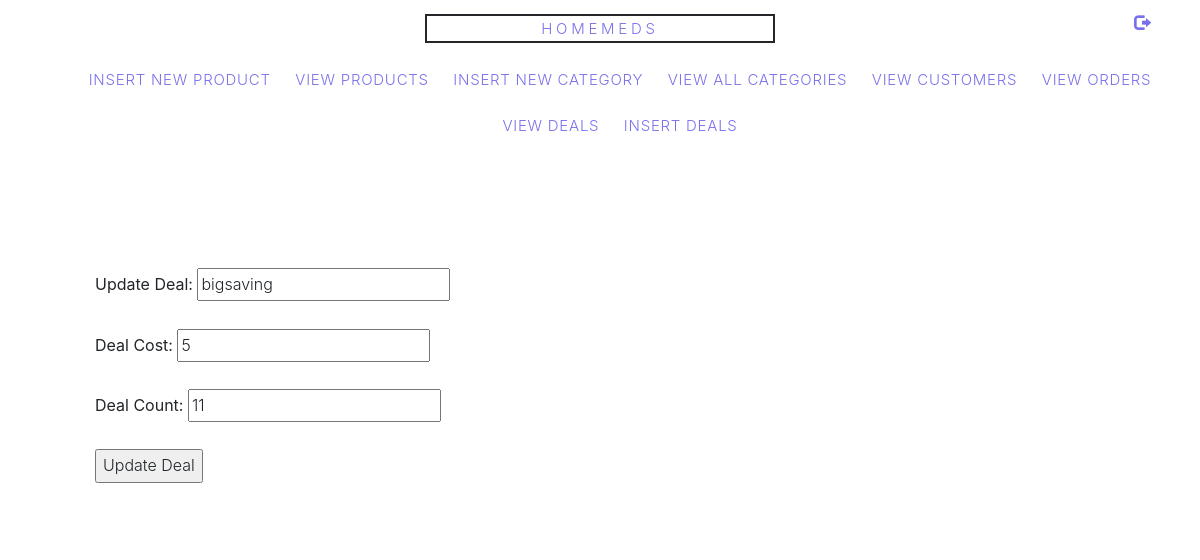
Page /admin/index.php?edit_deal=bigsaving (signed in) on the committed database.
### tables this page shows
CREATE TABLE `deal` (
  `deal_name` varchar(50) NOT NULL,
  `deal_cost` int(15) NOT NULL,
  `deal_count` int(5) DEFAULT NULL
);

### src/admin/edit_deal.php (the view, shortened to what this page needs)
<?php
include('includes/db.php');
if(isset($_GET['edit_deal'])){
	$deal_name = $_GET['edit_deal'];
	$get_deal = "select * from deal where deal_name = '$deal_name'";
	$run_deal = mysqli_query($con, $get_deal);
	$row_deal = mysqli_fetch_array($run_deal);
	$deal_name = $row_deal['deal_name'];
	$deal_cost = $row_deal['deal_cost'];
	$deal_count = $row_deal['deal_count'];
}
?>
<form action="" method="post" style="padding: 50px">
	<strong>Update Deal:</strong>
	<input type="text" name='new_deal' value="<?php echo $deal_name; ?>">
	<br><br>
	<strong>Deal Cost:</strong>
	<input type="text" name='deal_cost' value="<?php echo $deal_cost; ?>">
	<br><br>
	<strong>Deal Count:</strong>
	<input type="text" name='deal_count' value="<?php echo $deal_count; ?>">
	<br><br>
	<input type="submit" name="update_deal" value="Update Deal">
</form>

### src/admin/css/index.css (style rules this page uses)
body { line-height: 1.7; font-weight: 300; font-size: 16px; }

### rows in the picture
deal: new_deal "bigsaving", deal_cost "5", deal_count "11"
